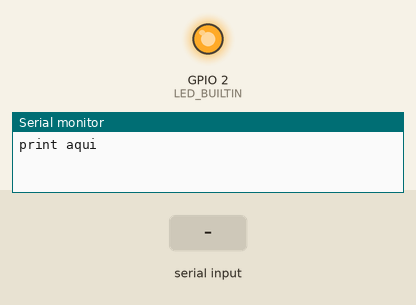
The sketch below on a simulated ESP8266 (NodeMCU). Shown: output pins drawn as LEDs (lit = HIGH, except the on-board LED, lit = LOW), the last lines printed to the serial monitor. The test bench sets the inputs (shaded band). WiFi joins after 1.5 s; servers stay silent unless stated.

Above: at 3.0 s.
3.1 s: "1" received over Serial
At 8.4 s:
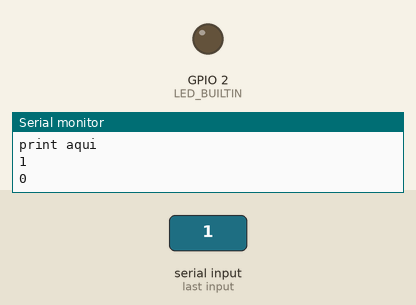
9.3 s: "90,45\n" received over Serial
Timing chart, 0 to 12.3 s (numbered marks = the images above; inputs shaded):
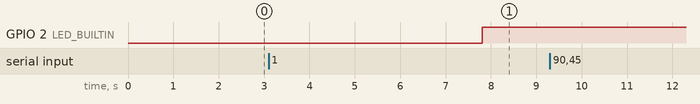

The sketch:

ESP_trasmit_data.ino
```cpp
/*************************************************************

  This is a simple demo of sending and receiving some data.
  Be sure to check out other examples!
 *************************************************************/

// Template ID, Device Name and Auth Token are provided by the Blynk.Cloud
// See the Device Info tab, or Template settings
#define BLYNK_TEMPLATE_ID "TMPLzdKe3VAJ"
#define BLYNK_DEVICE_NAME "Lab Embarcados"
#define BLYNK_AUTH_TOKEN "aTBeF3LuSot_3SZcaq_E6oe5IMUcsxRi"

struct Sensor_data {
  long int temp;
  long int pres;
  long int freq;
  long int cloro;
  long int tur;
  bool check;
};


// Comment this out to disable prints and save space
#define BLYNK_PRINT Serial

// Include
#include <ESP8266WiFi.h>
#include <BlynkSimpleEsp8266.h>

char auth[] = BLYNK_AUTH_TOKEN;

// Your WiFi credentials.
// Set password to "" for open networks.
char ssid[] = "LAB_DIGITAL";
char pass[] = "C1-17*2018@labdig";
int incomingByte = 0;
char buffer[10];
float temperature;
Sensor_data raw;

BlynkTimer timer;

// This function is called every time the Virtual Pin 0 state changes

BLYNK_WRITE(V0)
{
  // Set incoming value from pin V0 to a variable
  //int value = param.asInt();

  // Update state
  //Blynk.virtualWrite(V1, value);
  //Serial.write(V0);
  //digitalWrite(LED_BUILTIN, V0);
}
// This function is called every time the device is connected to the Blynk.Cloud
BLYNK_CONNECTED()
{
  // Change Web Link Button message to "Congratulations!"
}
int parcer_data(String raw_data, char charac){
  int data = 0;
  char test = ' ';
  int i = 0;
  long int temp = 0;
  int sum = 0;
  while(i < raw_data.length()){
    if(raw_data[i] == charac){
      temp = 0;
      i = i + 1;
      while(raw_data[i] != '|'){
        temp = temp*10 + int(raw_data[i]) - '0';
        i = i + 1;
      }
      data = temp;
    }
    i = i + 1;
  }
  return(data);
}

Sensor_data parcer_string(String raw_data){
  long int sum = 0;
  long int local_sum = -1;
  Sensor_data sensors = {0,0,0,0,0,false};


  sensors.temp = parcer_data(raw_data,'t');
  sensors.pres = parcer_data(raw_data,'p');
  sensors.freq = parcer_data(raw_data,'f');
  sensors.cloro = parcer_data(raw_data,'c');
  sensors.tur = parcer_data(raw_data,'u');
  sum = parcer_data(raw_data,'s');

  local_sum = sensors.temp + sensors.freq + sensors.pres + sensors.cloro + sensors.tur;
  Serial.println(sensors.temp + sensors.freq + sensors.pres + sensors.cloro + sensors.tur);
  sensors.check = true;
  return(sensors);
}
// This function sends Arduino's uptime every 5 seconds with Virtual Pin.
void myTimerEvent()
{

  if(Serial.available())
   {
      String serialinput = Serial.readString();
      Serial.println(serialinput);
      //Serial.println(serialinput.length());
      serialinput.trim();
      //serialinput = Serial.readString();
      raw = parcer_string(serialinput);
      //Serial.println(raw.temp);
      if(raw.check){
        Blynk.virtualWrite(V2, raw.temp/100.0);
        Blynk.virtualWrite(V6, raw.pres);
        Blynk.virtualWrite(V8, raw.freq);
        Blynk.virtualWrite(V1, raw.freq);
        Blynk.virtualWrite(V7, raw.cloro);
        Blynk.virtualWrite(V4, raw.tur);
      }

      if (serialinput == "1") { digitalWrite(LED_BUILTIN, HIGH); }
      //Serial.println(serialinput);
   }
}

void setup()
{
  // Debug console
  Serial.begin(9600);
  Serial1.begin(9600);
  pinMode(LED_BUILTIN, OUTPUT);

  Blynk.begin(auth, ssid, pass);
  Serial.println("print aqui");
  // You can also specify server:
  //Blynk.begin(auth, ssid, pass, "blynk.cloud", 80);
  //Blynk.begin(auth, ssid, pass, IPAddress(192,168,1,100), 8080);

  // Setup a function to be called every second
  timer.setInterval(5000L, myTimerEvent);
}

void loop()
{
  Blynk.run();
  Blynk.virtualWrite(V5, 1);
  timer.run();
  // You can inject your own code or combine it with other sketches.
  // Check other examples on how to communicate with Blynk. Remember
  // to avoid delay() function!
}
```

Measured:
- after the input at 3.1 s, GPIO 2 (LED_BUILTIN): LOW → HIGH after 4.7 s
